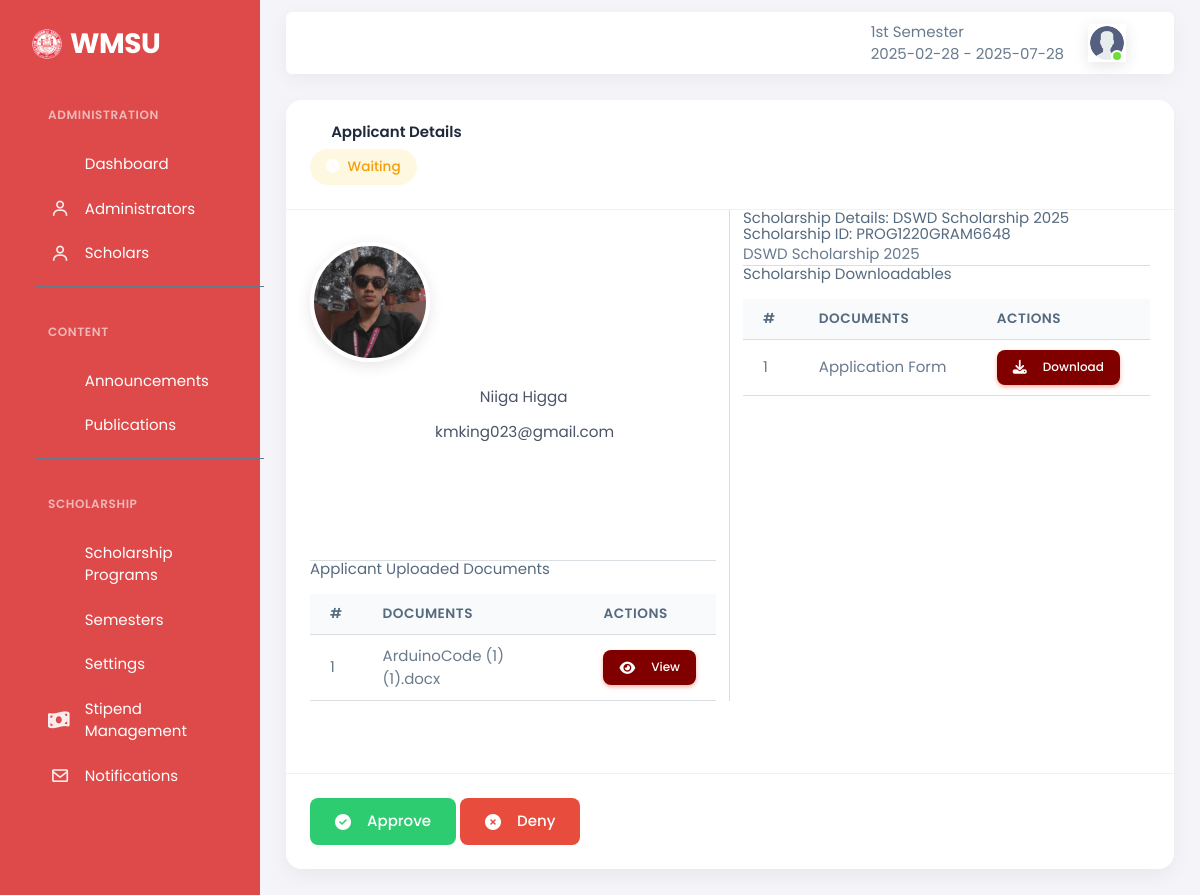
Screenshot of /scholars/application_details.php?view_admission=SCHOLAR7761REF2194 (signed in) with the database file from the repository.
### tables this page shows
CREATE TABLE `settings` (
  `settingsID` int(11) NOT NULL,
  `Logo` varchar(100) NOT NULL DEFAULT 'logo.png',
  `Name` varchar(1000) NOT NULL,
  `email` varchar(28) NOT NULL,
  `contact` varchar(80) NOT NULL,
  `address` varchar(180) NOT NULL,
  `color` varchar(28) NOT NULL,
  `description` varchar(2000) DEFAULT NULL,
  `text_color` varchar(28) NOT NULL,
  `abbreviation` varchar(28) NOT NULL,
  `hero_title` varchar(255) DEFAULT 'Transform Your Future with',
  `hero_subtitle` text DEFAULT 'Access life-changing scholarship opportunities and take control of your academic journey at.',
  `navbar_color` varchar(50) DEFAULT NULL,
  `navbar_font_color` varchar(50) DEFAULT '#2d3436'
);

CREATE TABLE `semester` (
  `semesterID` int(11) NOT NULL,
  `sememestrName` varchar(88) NOT NULL,
  `date_start` varchar(20) NOT NULL,
  `date_end` varchar(20) NOT NULL,
  `flag` int(11) NOT NULL DEFAULT 0
);

CREATE TABLE `users` (
  `userID` int(11) NOT NULL,
  `studentID` varchar(88) NOT NULL,
  `profile` varchar(88) NOT NULL DEFAULT 'logo.png',
  `cor` varchar(88) DEFAULT NULL,
  `first_name` varchar(50) NOT NULL,
  `last_name` varchar(50) NOT NULL,
  `address` varchar(50) NOT NULL,
  `contact` varchar(50) NOT NULL,
  `email` varchar(50) NOT NULL,
  `password` varchar(250) NOT NULL,
  `code` int(11) NOT NULL,
  `status` varchar(50) NOT NULL,
  `roles` int(11) NOT NULL DEFAULT 3,
  `account_verifyer` int(11) NOT NULL DEFAULT 0,
  `created_account` timestamp NOT NULL DEFAULT current_timestamp()
);

CREATE TABLE `scholarship_applications` (
  `applicationsID` int(11) NOT NULL,
  `userID` int(11) NOT NULL,
  `dailyscholarshipID` int(11) NOT NULL,
  `date_apply` timestamp NOT NULL DEFAULT current_timestamp(),
  `application_status` int(11) DEFAULT 0,
  `scholarship_refences` varchar(88) NOT NULL,
  `denial_feedback` text DEFAULT NULL,
  `claimed` tinyint(1) DEFAULT 0
);

CREATE TABLE `scholarshipapplications_docs` (
  `socdocsID` int(11) NOT NULL,
  `applicationsID` int(11) NOT NULL,
  `document_name` varchar(100) NOT NULL,
  `document_file` varchar(100) NOT NULL
);

CREATE TABLE `scholarship` (
  `scholarshipID` int(11) NOT NULL,
  `semesterID` int(11) NOT NULL,
  `name` varchar(100) NOT NULL,
  `date_start` varchar(28) NOT NULL,
  `date_end` varchar(28) NOT NULL,
  `description` varchar(5000) NOT NULL,
  `scholarID` varchar(28) NOT NULL,
  `limitation` int(28) NOT NULL,
  `ctrl_status` int(11) NOT NULL DEFAULT 0,
  `reinburment` varchar(28) NOT NULL,
  `reimbursement_time` enum('AM','PM') DEFAULT 'AM',
  `sector` varchar(50) NOT NULL DEFAULT 'Government',
  `validity_period` date DEFAULT NULL
);

CREATE TABLE `scholarship_docs` (
  `docsID` int(11) NOT NULL,
  `scholarship` int(11) NOT NULL,
  `document_name` varchar(100) NOT NULL,
  `document` varchar(100) NOT NULL
);

### scholars/application_details.php (the view, shortened to what the rows shown need)
<?php include "./head.php";
?>
<body>
    <?php include "./controls.php";
    ; ?>
    <div class="layout-wrapper layout-content-navbar">
        <div class="layout-container">
            <?php include "./sidebar.php"; ?>
            <div class="layout-page">
                <?php include "./topbar.php"; ?>
                <link rel="stylesheet" href="https://cdnjs.cloudflare.com/ajax/libs/font-awesome/6.4.0/css/all.min.css">
                <div class="content-wrapper">
                    <div class="container-xxl flex-grow-1 container-p-y">
                        <div class="card">
                            <div class="card-body">
                                <div class="row">
                                    <div class="col-sm-6 mb-5 border-end">
                                        <div class="profile-section text-center">
                                            <img src="../assets/images/profile/<?php echo $scholar['profile'] ?>"
                                                class="profile-image" alt="Profile Image">
                                            <div class="applicant-info mt-4">
                                                <p><i class="fas fa-user me-2"></i><?php echo $scholar['username'] ?>
                                                </p>
                                                <p><i class="fas fa-envelope me-2"></i><?php echo $scholar['email'] ?>
                                                </p>
                                                <p><i class="fas fa-phone me-2"></i><?php echo $scholar['contact'] ?>
                                                </p>
                                                <p><i
                                                        class="fas fa-map-marker-alt me-2"></i><?php echo $scholar['address'] ?>
                                                </p>
                                            </div>
                                        </div>
                                        <div class="table-responsive">
                                            <table class="table">
                                                <thead>
                                                    <tr>
                                                        <th scope="col">#</th>
                                                        <th scope="col" colspan="2">Documents</th>
                                                        <th scope="col">Actions</th>
                                                    </tr>
                                                </thead>
                                                <tbody>
                                                    <?php $i = 1;
                                                    if ($mydocuments_count > 0) {
                                                        foreach ($mydocuments as $mydocs) { ?>
                                                            <tr>
                                                                <td><?php echo $i++ ?></td>
                                                                <td colspan="2"><?php echo $mydocs['document_name'] ?></td>
                                                                <td>
                                                                    <a href="../assets/forms/<?php echo $mydocs['document_file'] ?>"
                                                                        class="btn btn-sm btn-danger" target="_blank">
                                                                        <i class="fas fa-eye me-2"></i>View
                                                                    </a>
                                                                </td>
                                                            </tr>
                                                        <?php }
                                                    } ?>
                                                </tbody>
                                            </table>
                                        </div>
                                    </div>
                                    <div class="col-sm-6">
                                        <h4>Scholarship Details: <?php echo $scholar['name'] ?></h4>
                                        <h6>Scholarship ID: <?php echo $scholar['scholarID'] ?></h6>
                                        <?php echo $scholar['description'] ?>
                                        <hr>
                                        <h6>Scholarship Downloadables</h6>
                                        <div class="table-responsive">
                                            <table class="table">
                                                <thead>
                                                    <tr>
                                                        <th scope="col">#</th>
                                                        <th scope="col" colspan="2">Documents</th>
                                                        <th scope="col">Actions</th>
                                                    </tr>
                                                </thead>
                                                <tbody>
                                                    <?php $i = 1;
                                                    if ($documents_count > 0) {
                                                        foreach ($documents as $docs) { ?>
                                                            <tr>
                                                                <td><?php echo $i++ ?></td>
                                                                <td colspan="2"><?php echo $docs['document_name'] ?></td>
                                                                <td>
                                                                    <a href="../assets/forms/<?php echo $docs['document'] ?>"
                                                                        class="btn btn-sm btn-danger" download>
                                                                        <i class="fas fa-download me-2"></i>Download
                                                                    </a>
                                                                </td>
                                                            </tr>
                                                        <?php }
                                                    } ?>
                                                </tbody>
                                            </table>
                                        </div>
                                    </div>
                                </div>
                            </div>
                        </div>

### scholars/sidebar.php (shortened to what the rows shown need)
<link href="https://cdn.jsdelivr.net/npm/tailwindcss@2.2.19/dist/tailwind.min.css" rel="stylesheet">
<aside id="layout-menu" class="layout-menu menu-vertical menu"
  style="background-color: <?php echo $settings['color'] ?>">
  <div class="app-brand demo">
    <a href="system_description.php" class="app-brand-link">
      <span class="app-brand-logo demo">
        <img src="../assets/images/logo/<?php echo $settings['Logo'] ?>" alt="" class="img-fluid d-none d-sm-block"
          width="30px">
      </span>
      <span
        class="app-brand-text demo menu-text fw-bold ms-2 tcolor text-uppercase"><?php echo $settings['abbreviation'] ?></span>
    </a>
  </div>
</aside>

### scholars/topbar.php (shortened to what the rows shown need)
<nav class="layout-navbar container-xxl navbar navbar-expand-xl navbar-detached align-items-center bg-navbar-theme "
            id="layout-navbar">
            <div class="navbar-nav-right d-flex align-items-center" id="navbar-collapse">
              <ul class="navbar-nav flex-row align-items-center ms-auto">
                <li><?php echo $semdetails['sememestrName']."<br> ".$semdetails['date_start']." - ".$semdetails['date_end']?></li>
                <li class="nav-item navbar-dropdown dropdown-user dropdown">
                  <a class="nav-link dropdown-toggle hide-arrow" href="javascript:void(0);" data-bs-toggle="dropdown">
                    <div class="avatar avatar-online">
                      <img src="../assets/images/profile/<?php echo $fetch_info['profile']?>" alt class="w-px-40 h-auto rounded-circle" />
                    </div>
                  </a>
                </li>
              </ul>
            </div>
          </nav>

### rows the page displays
settings: Logo (picture), abbreviation "WMSU"
semester: sememestrName "1st Semester", date_start "2025-02-28", date_end "2025-07-28"
users: profile (picture)
scholarship_applications: userID.profile (picture), userID.email "kmking023@gmail.com", scholarship.name "DSWD Scholarship 2025", scholarship.scholarID "PROG1220GRAM6648", scholarship.description "DSWD Scholarship 2025"
scholarshipapplications_docs: document_name "ArduinoCode (1) (1).docx"
scholarship_docs: document_name "Application Form"

### other values shown
$scholar['username'] "Niiga Higga"
